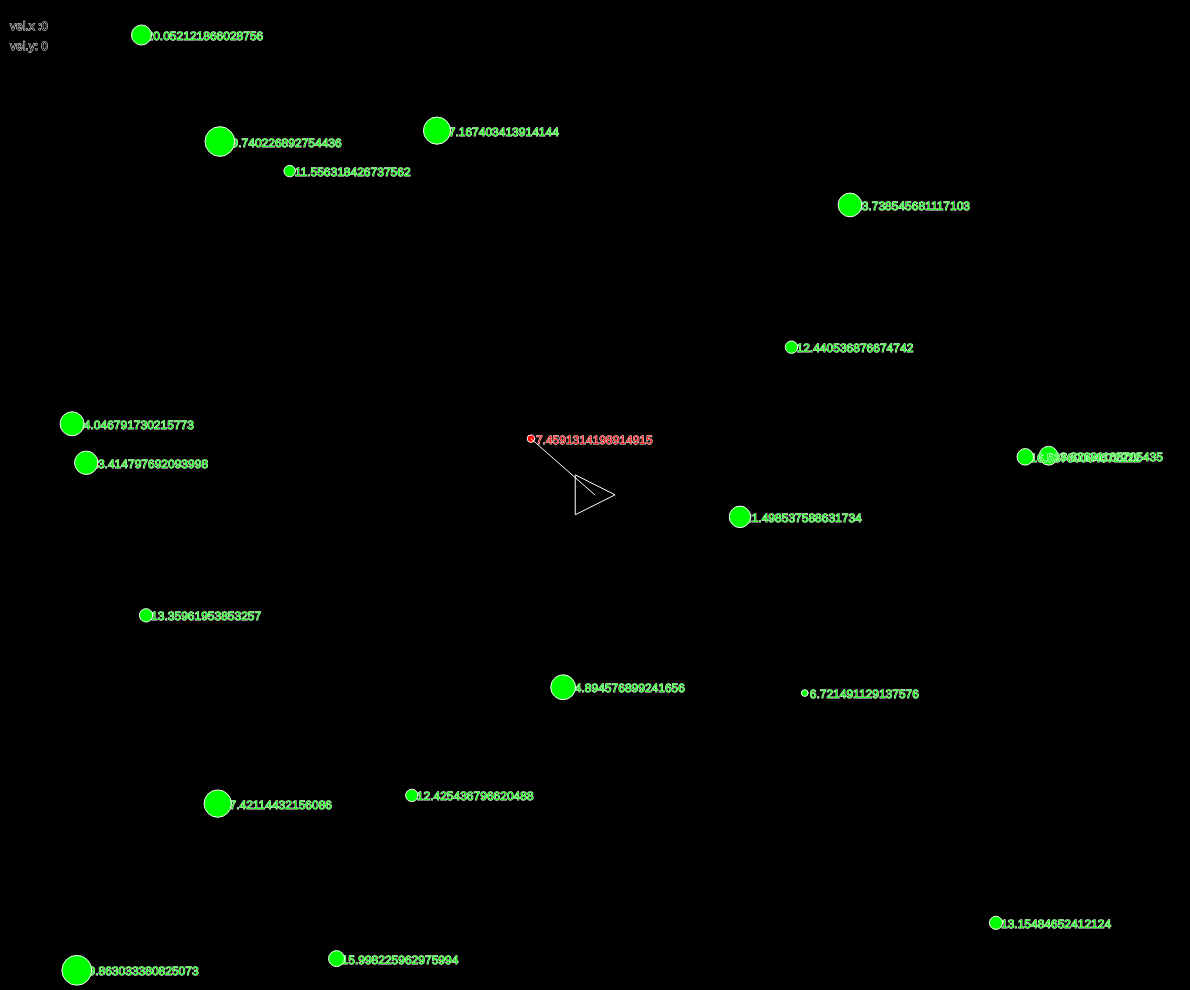
Frame 1 (no input)
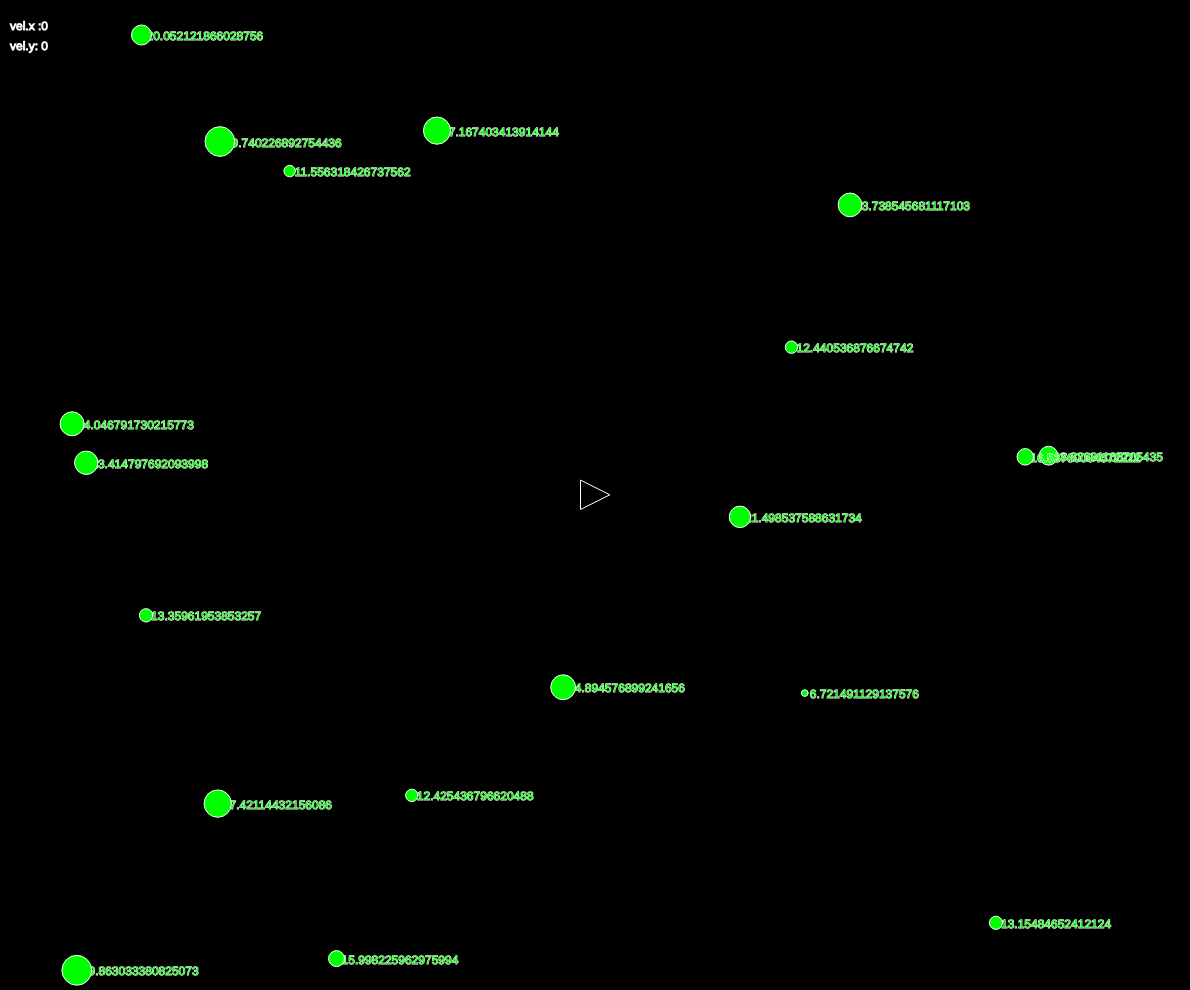
Frame 60 (no input)
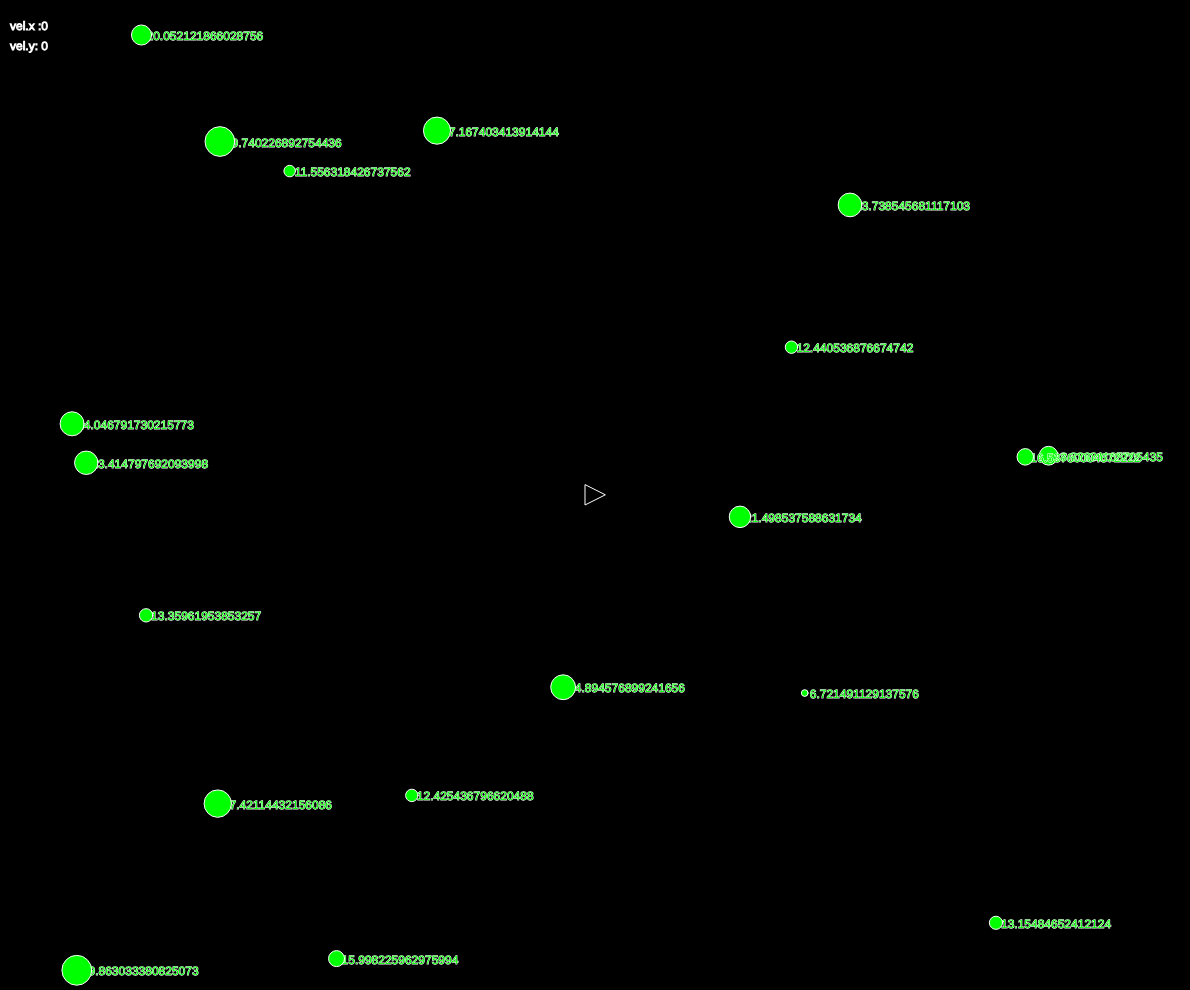
Frame 120 (the mouse pressed at the canvas centre since frame 60)

The p5.js sketch that drew these frames (run headless with seeded random() and noise() and a simulated clock; from frame 60 on, the mouse is pressed at the canvas centre):

// p5.js sketch
// ── sketch.js
var player;
var food = [];
var minDist= 10000;
var minu;

function setup() {
    createCanvas(windowWidth-10, windowHeight-10);
    player = new Player();
    
    for(var i=0;i<20;i++){
        food.push(new Food());
    }
    console.log(food);
}

function draw() {
    background(0);
    player.controls();
    stroke(256);
    text('vel.x :' + player.vel.x, 10, 30);
    text('vel.y: ' + player.vel.y, 10, 50);
    player.update();
    player.display();
    
    for(let i in food){
         food[i].distance = p5.Vector.dist(player.pos,food[i].pos);
        
         if(food[i].distance<minDist){
             minDist=food[i].distance;
             minu = i;
         }
        if(food[i].distance< sqrt(player.r*player.r*2) ||food[i].distance<100 ){
            food[i].display(255,0,0);
            player.r+=0.5;
            player.colide(minu);
           } 
        else{
            food[i].display(0,255,0);
           }
        }
    if(food.length===0){
        for(var i=0;i<20;i++){
        food.push(new Food());
    }
    }
     minDist= 10000;
    
            
}













// ── food.js
function Food(){
      this.pos = createVector(random(width),random(height));
      this.r = random(5,30)
      this.distance = 0 ;
    
    
    
this.display = function(r,g,b){
          push();
          translate(this.pos.x,this.pos.y);
          fill(r,g,b);
    text(this.r,5, 5);
          ellipse(0,0,this.r);
    pop();
          
      }

}
// ── player.js
function Player(){
    this.pos=createVector(width/2,height/2);
    this.vel=createVector(0,0);
    this.r=20;
    this.angle=0;
    
    this.display = function(){ 
        stroke(255);
        noFill();
        push();
        translate(this.pos);
        rotate(this.angle+HALF_PI);
        triangle(-this.r,this.r,this.r,this.r,0,-this.r);
        pop();
    }
  
  
  this.controls = function(){
    if(keyIsDown(37)){
        this.angle = this.angle -0.1;}
    if(keyIsDown(39)){
        this.angle = this.angle +0.1;;}
    if(keyIsDown(38)){
       var force = p5.Vector.fromAngle(this.angle);
       this.vel.add(force);}
  }
  
  this.update = function(){
      this.vel.mult(0.95);
      this.pos.add(this.vel);
      if(this.r>10){
         this.r-=0.25;
         }
  }
  
  this.colide = function(i){
      
            line(this.pos.x,this.pos.y,food[i].pos.x,food[i].pos.y);
            if(food[i].r>=0){
              food[i].r-=0.4;
            }
           if(food[i].r<0){
               console.log("remove");
               food.splice(i,1);
           }
        
  }
}
